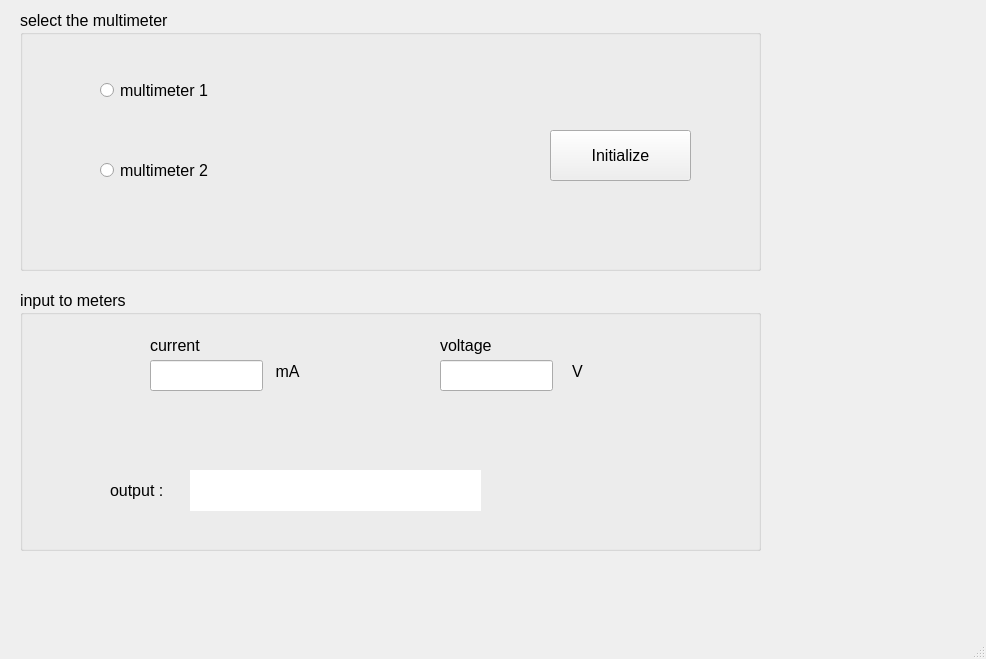
<?xml version="1.0" encoding="UTF-8"?>
<ui version="4.0">
 <class>MainWindow</class>
 <widget class="QMainWindow" name="MainWindow">
  <property name="geometry">
   <rect>
    <x>0</x>
    <y>0</y>
    <width>986</width>
    <height>659</height>
   </rect>
  </property>
  <property name="windowTitle">
   <string>testphaseGUI  GPIB</string>
  </property>
  <widget class="QWidget" name="centralwidget">
   <widget class="QGroupBox" name="G_selectmeter">
    <property name="geometry">
     <rect>
      <x>20</x>
      <y>10</y>
      <width>741</width>
      <height>261</height>
     </rect>
    </property>
    <property name="font">
     <font>
      <pointsize>12</pointsize>
     </font>
    </property>
    <property name="title">
     <string>select the multimeter</string>
    </property>
    <widget class="QPushButton" name="B_initialize">
     <property name="geometry">
      <rect>
       <x>530</x>
       <y>120</y>
       <width>141</width>
       <height>51</height>
      </rect>
     </property>
     <property name="text">
      <string>Initialize</string>
     </property>
    </widget>
    <widget class="QRadioButton" name="R_multimeter1">
     <property name="geometry">
      <rect>
       <x>80</x>
       <y>60</y>
       <width>181</width>
       <height>41</height>
      </rect>
     </property>
     <property name="text">
      <string>multimeter 1</string>
     </property>
    </widget>
    <widget class="QRadioButton" name="R_multimeter2">
     <property name="geometry">
      <rect>
       <x>80</x>
       <y>140</y>
       <width>151</width>
       <height>41</height>
      </rect>
     </property>
     <property name="text">
      <string>multimeter 2</string>
     </property>
    </widget>
   </widget>
   <widget class="QGroupBox" name="G_ipToMeter">
    <property name="geometry">
     <rect>
      <x>20</x>
      <y>290</y>
      <width>741</width>
      <height>261</height>
     </rect>
    </property>
    <property name="font">
     <font>
      <pointsize>12</pointsize>
     </font>
    </property>
    <property name="title">
     <string>input to meters </string>
    </property>
    <widget class="QLineEdit" name="E_currentEenter">
     <property name="geometry">
      <rect>
       <x>130</x>
       <y>70</y>
       <width>113</width>
       <height>31</height>
      </rect>
     </property>
    </widget>
    <widget class="QLineEdit" name="E_voltageEenter">
     <property name="geometry">
      <rect>
       <x>420</x>
       <y>70</y>
       <width>113</width>
       <height>31</height>
      </rect>
     </property>
    </widget>
    <widget class="QLabel" name="label_current">
     <property name="geometry">
      <rect>
       <x>130</x>
       <y>40</y>
       <width>111</width>
       <height>31</height>
      </rect>
     </property>
     <property name="text">
      <string>current</string>
     </property>
    </widget>
    <widget class="QLabel" name="label_voltage">
     <property name="geometry">
      <rect>
       <x>420</x>
       <y>40</y>
       <width>111</width>
       <height>31</height>
      </rect>
     </property>
     <property name="text">
      <string>voltage</string>
     </property>
    </widget>
    <widget class="QLabel" name="label_mA">
     <property name="geometry">
      <rect>
       <x>240</x>
       <y>70</y>
       <width>55</width>
       <height>21</height>
      </rect>
     </property>
     <property name="text">
      <string>mA</string>
     </property>
     <property name="alignment">
      <set>Qt::AlignBottom|Qt::AlignHCenter</set>
     </property>
    </widget>
    <widget class="QLabel" name="label_V">
     <property name="geometry">
      <rect>
       <x>530</x>
       <y>70</y>
       <width>55</width>
       <height>21</height>
      </rect>
     </property>
     <property name="text">
      <string>V</string>
     </property>
     <property name="alignment">
      <set>Qt::AlignBottom|Qt::AlignHCenter</set>
     </property>
    </widget>
    <widget class="QLabel" name="label_output">
     <property name="geometry">
      <rect>
       <x>90</x>
       <y>180</y>
       <width>81</width>
       <height>41</height>
      </rect>
     </property>
     <property name="text">
      <string>output :</string>
     </property>
    </widget>
    <widget class="QLabel" name="L_outputPrint">
     <property name="geometry">
      <rect>
       <x>170</x>
       <y>180</y>
       <width>291</width>
       <height>41</height>
      </rect>
     </property>
     <property name="styleSheet">
      <string notr="true">background-color:white</string>
     </property>
     <property name="text">
      <string/>
     </property>
    </widget>
   </widget>
  </widget>
  <widget class="QMenuBar" name="menubar">
   <property name="geometry">
    <rect>
     <x>0</x>
     <y>0</y>
     <width>986</width>
     <height>26</height>
    </rect>
   </property>
  </widget>
  <widget class="QStatusBar" name="statusbar"/>
 </widget>
 <resources/>
 <connections/>
</ui>
